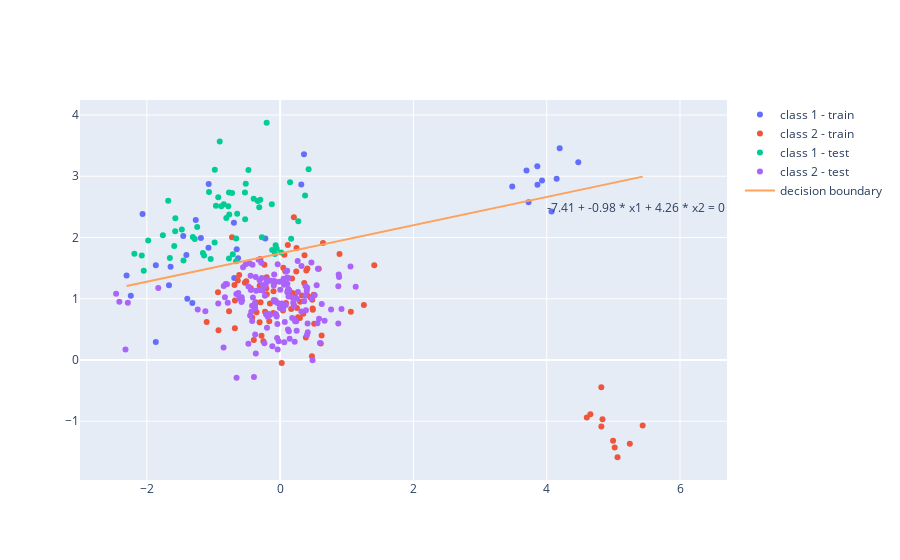

Notebook code for this chart:
### Code cell
#add some point far from the boundary to a test_set2
#generate 20 points of dimension 2 centered in (5,3) with a standard deviation of 0.3
np.random.seed(42)
add_x= np.random.normal(0, 0.3, (10,2))+np.array([4,3])
add_x2= np.random.normal(0, 0.3, (10,2))+np.array([5,-1])
x_train2 = np.vstack((x_train, add_x))
x_train2 = np.vstack((x_train2, add_x2))
add_y=np.array([1]*10)
add_y2=np.array([2]*10)
class_train2 = np.hstack((class_train, add_y))
class_train2 = np.hstack((class_train2, add_y2))
N_train2 = np.size(x_train2,axis=0)
X2 = np.hstack((np.ones((N_train2,1)),x_train2))
t2 = 2-class_train2   # 0 if class=2, 1 if class=1

w2, Niter2 = regression_logistique(X2, t2, Nitermax=50, eps_conv=1e-3)
print("w2 = ", w2)

t_out2=decision(X_test,w2)
y2=2-t_out2 #inverse transofrmation of t=2-y

#print with plotly
fig = go.Figure()
#add the training points
fig.add_trace(go.Scatter(x=x_train2[class_train2==1,0], y=x_train2[class_train2==1,1], mode='markers', name='class 1 - train'))
fig.add_trace(go.Scatter(x=x_train2[class_train2==2,0], y=x_train2[class_train2==2,1], mode='markers', name='class 2 - train'))
#add the test points
fig.add_trace(go.Scatter(x=x_test[y2==1,0], y=x_test[y2==1,1], mode='markers', name='class 1 - test'))
fig.add_trace(go.Scatter(x=x_test[y2==2,0], y=x_test[y2==2,1], mode='markers', name='class 2 - test'))

#add the decision boundary
x1 = np.linspace(np.min(x_train2[:,0]), np.max(x_train2[:,0]), 100)
x2 = -(w2[0] + w2[1]*x1)/w2[2]
fig.add_trace(go.Scatter(x=x1, y=x2, mode='lines', name='decision boundary'))
#add the decision boundary's equation
fig.add_annotation(x=x1[-1]-0.1, y=x2[-1]-0.5, text=str(round(w2[0],2))+" + "+str(round(w2[1],2)) +" * x1 + "+ str(round(w2[2],2))+" * x2 = 0", showarrow=False)

fig.show()

#compute error
error2 = np.sum(t_out2!=t_test)/N_test
print("error2 = ", error2)
